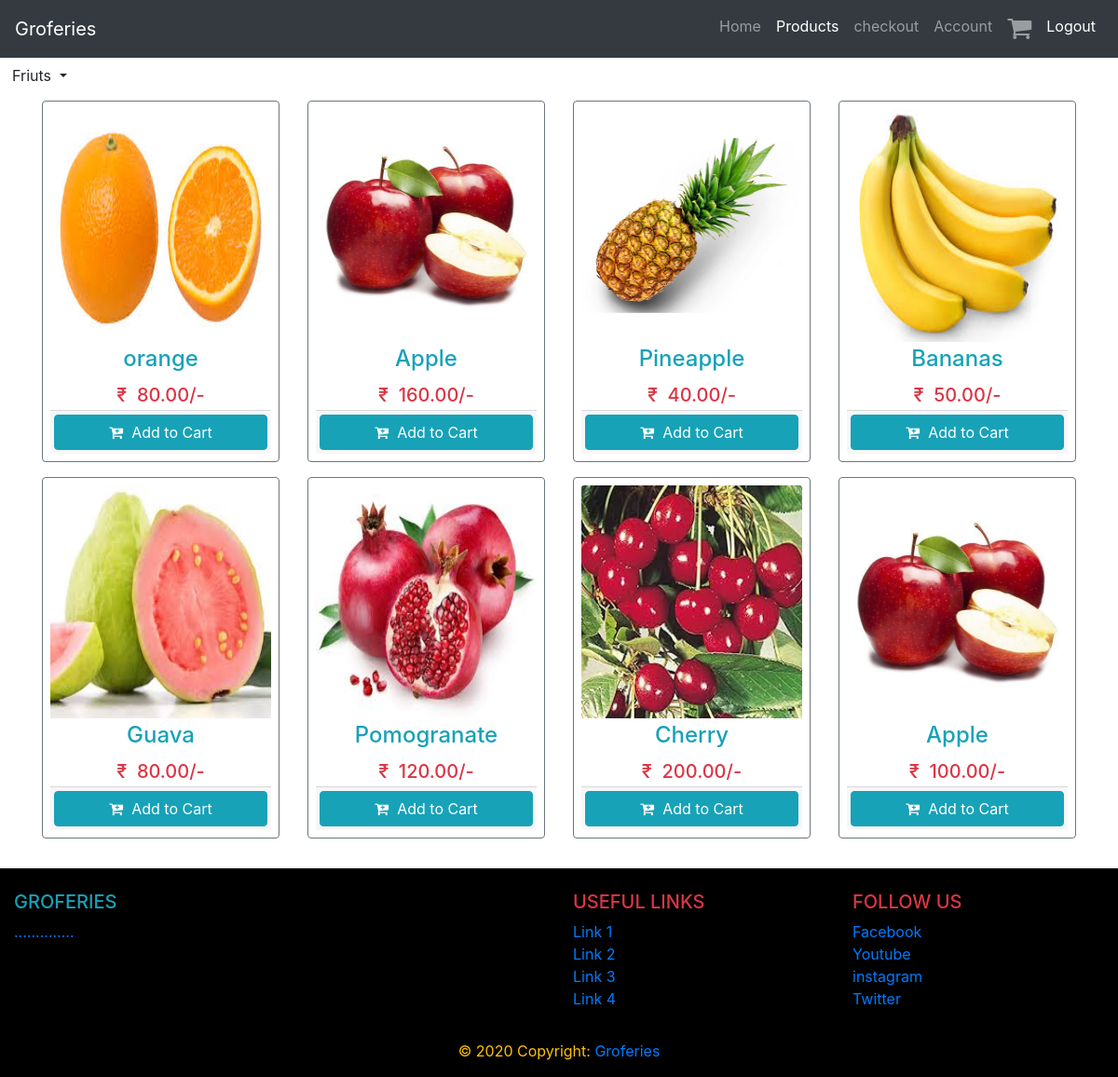
Screenshot of /prodfruits.php (signed in) with the database file from the repository.
### tables this page shows
CREATE TABLE `products` (
  `id` int(20) NOT NULL,
  `product_name` varchar(100) NOT NULL,
  `product_price` varchar(50) NOT NULL,
  `product_image` varchar(255) NOT NULL,
  `product_code` varchar(10) NOT NULL
);

### prodfruits.php (the view, shortened to what this page needs)
    <!DOCTYPE html>
     <?php
 include 'connection.php';
        ?>
<html>
    <head> <meta name="viewport" content="width=device-width, initial-scale=1">
        <link rel="stylesheet" href="https://maxcdn.bootstrapcdn.com/bootstrap/4.5.2/css/bootstrap.min.css">
        <link rel="stylesheet" src="style.css">
        <link href="https://stackpath.bootstrapcdn.com/font-awesome/4.7.0/css/font-awesome.min.css" rel="stylesheet">
    </head>
    <body>
        <nav class="navbar navbar-expand-md bg-dark navbar-dark">
  <a class="navbar-brand" href="home.php" >Groferies</a>
  <div class="collapse navbar-collapse" id="collapsibleNavbar">
      <ul class="navbar-nav ml-auto" onmouseover="play()">
        <li class="nav-item">
          <a class="nav-link" href="home.php">Home</a>
      </li>
      <li class="nav-item">
          <a class="nav-link active" href="products.php">Products</a>
      </li>
      <li class="nav-item">
        <a class="nav-link" href="checkout.php">checkout</a>
      </li>
      <li class="nav-item">
        <a class="nav-link" href="Caccount.php">Account</a>
      </li>
      <li class="nav-item">
          <a class="nav-link" href="cart.php"><i class="fa fa-shopping-cart" style="font-size:28px"></i>
              <span id="cart-item" class="badge badge-danger"></span></a>
              <li class="nav-item">
        <a class="nav-link active" href="logout.php">Logout</a>
      </li>
      </li>
    </ul>
  </div>
</nav>
        <div class="dropdown">
    <button class="btn btn-default dropdown-toggle btn-in" type="button" data-toggle="dropdown">Friuts
    <span class="caret"></span></button>
  </div>
        <div class="container">
            <div class="row mt-2 pb-3">
                <?php
                $stmt = $conn->prepare("select * from products where product_code like 'f_%' ");
              $stmt->execute();
               $resul= $stmt->get_result();
                 while($row = $resul->fetch_assoc()):
                 ?>
                    <div class=" col-sm-6 col-md-4 col-lg-3 mb-2">
                    <div class="card-deck">
                        <div class="card p-2 border-secondary mb-2">
                            <img src="<?= $row['product_image']; ?>" class="card-img-top" height="250px">
                            <div class="card-body p-1">
                            <h4 class="card-title text-center text-info"><?= $row['product_name'] ?></h4>
                            <h5 class="card-text text-center text-danger">₹&nbsp;&nbsp;<?= number_format($row['product_price'],2)?>/-</h5>
                            </div>
                            <div class="card-footer p-1">
                                <form action="" class="form-submit">
                                       <button  class="btn btn-info btn-block addItemBtn" onclick="playc()" ><i class="fa fa-cart-plus">
                                           </i>&nbsp;&nbsp;Add to Cart</button>
                                </form>
                            </div>
                        </div>
                    </div>
                </div>
               <?php endwhile; ?>
            </div>
        </div>
        <footer class="page-footer font-small blue pt-4" style="background-color: black">
  <div class="container-fluid text-center text-md-left">
    <div class="row">
      <div class="col-md-6 mt-md-0 mt-3">
        <h5 class="text-uppercase text-info">Groferies</h5>
        <p class="text-primary">..............</p>
      </div>
      <div class="col-md-3 mb-md-0 mb-3">
        <h5 class="text-uppercase text-danger">Useful Links</h5>
        <ul class="list-unstyled">
          <li>
            <a href="#!">Link 1</a>
          </li>
          <li>
            <a href="#!">Link 2</a>
          </li>
          <li>
            <a href="#!">Link 3</a>
          </li>
          <li>
            <a href="#!">Link 4</a>
          </li>
        </ul>
      </div>
      <div class="col-md-3 mb-md-0 mb-3">
        <h5 class="text-uppercase text-danger">Follow Us</h5>
        <ul class="list-unstyled">
          <li>
            <a href="#!">Facebook</a>
          </li>
          <li>
            <a href="#!">Youtube</a>
          </li>
          <li>
            <a href="#!">instagram</a>
          </li>
          <li>
            <a href="#!">Twitter</a>
          </li>
        </ul>
      </div>
    </div>
  </div>
  <div class="footer-copyright text-center py-3 text-warning">© 2020 Copyright:
    <a href="https://mdbootstrap.com/">Groferies</a>
  </div>
</footer>
    </body>
</html>

### connection.php (shortened to what this page needs)
<!DOCTYPE html>

### rows the page displays
products: product_image (picture), product_name "orange", product_price "80.00"
products: product_image (picture), product_name "Apple", product_price "160.00"
products: product_image (picture), product_name "Pineapple", product_price "40.00"
products: product_image (picture), product_name "Bananas", product_price "50.00"
products: product_image (picture), product_name "Guava", product_price "80.00"
products: product_image (picture), product_name "Pomogranate", product_price "120.00"
products: product_image (picture), product_name "Cherry", product_price "200.00"
products: product_image (picture), product_name "Apple", product_price "100.00"
